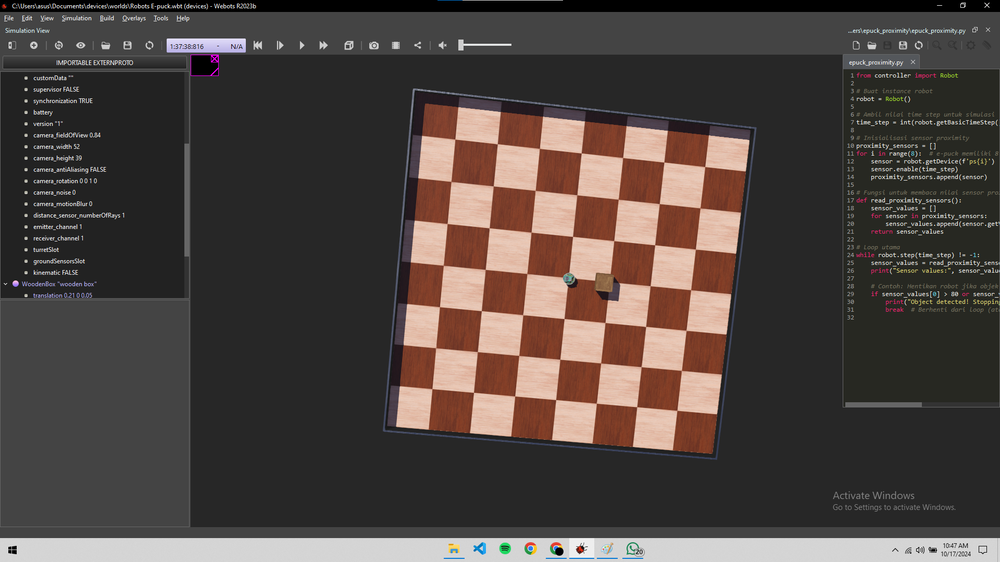
#> input picture Tugas 3/E-puck proximity.png, 1000 x 562 px, shrunk from 1920 x 1080 before the run, given in place of telu.png, which was not available
$ jupyter execute 'Week 11.ipynb'   (text cells are left out)
#> lines starting #> are read from the running program, lines starting #| are printed output that depends on the picture; after the words box and inside, x2 and y2 are one past the last pixel; in counts of white or black regions, pixels touching at a corner belong together; pictures that were not available may be replaced by others from this repository, and a replacement may not be noted
[cell 1]
import cv2
import numpy as np
import matplotlib.pyplot as plt
from sklearn.cluster import KMeans
from google.colab import files
uploaded = files.upload()
#> the answer given: E-puck proximity.png

# Function to display images
def display_image(img, title="Image"):
    plt.imshow(cv2.cvtColor(img, cv2.COLOR_BGR2RGB))
    plt.title(title)
    plt.axis('off')
    plt.show()

# Function to load an image safely
def load_image(path):
#> called with path = 'telu.png'
    image = cv2.imread(path)
#> image is the input picture: shape (562, 1000, 3); mean B, G, R 65.2, 69.1, 78.3
    if image is None:
        raise FileNotFoundError(f"Image at path '{path}' not found.")
    return image

# Load a sample image
image_path = "telu.png"  # Replace with your image path
try:
    image = load_image(image_path)
except FileNotFoundError as e:
    print(e)
    image = None

# 1. Ekstraksi Garis dengan Hough Transform
def extract_lines_hough(image):
    gray = cv2.cvtColor(image, cv2.COLOR_BGR2GRAY)
    edges = cv2.Canny(gray, 50, 150, apertureSize=3)
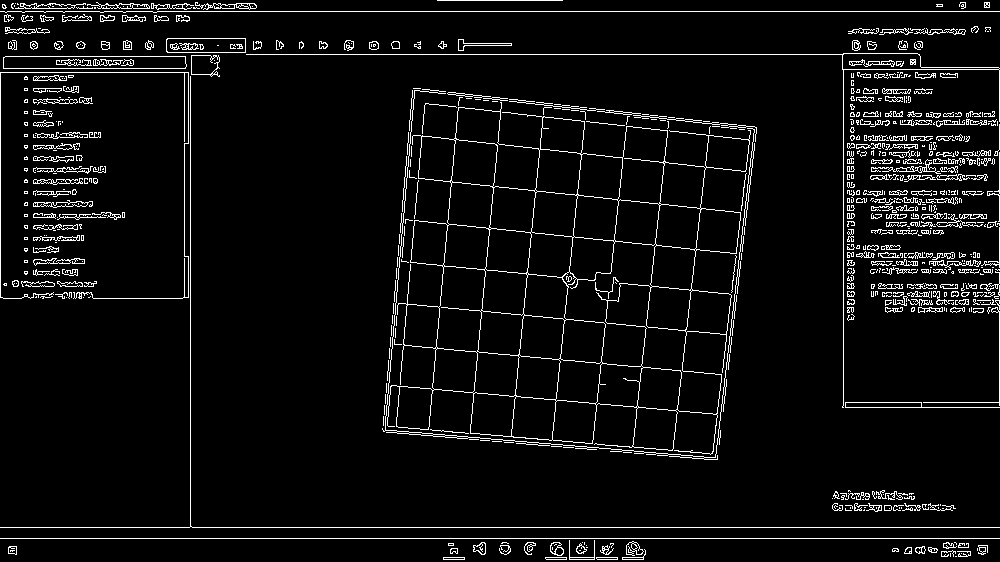
#> edges: shape (562, 1000); 5.5% white in thin lines or dots
    lines = cv2.HoughLines(edges, 1, np.pi / 180, 200)
#> lines = 29 rows, first 8: [538, 1.57], [527, 1.57], [11, 1.57], [54, 1.57], [190, 0], [843, 0], [999, 0], [175, 1.68]

    result = image.copy()
    if lines is not None:
        for rho, theta in lines[:, 0]:
            a = np.cos(theta)
            b = np.sin(theta)
            x0 = a * rho
            y0 = b * rho
            x1 = int(x0 + 1000 * (-b))
            y1 = int(y0 + 1000 * (a))
            x2 = int(x0 - 1000 * (-b))
            y2 = int(y0 - 1000 * (a))
            cv2.line(result, (x1, y1), (x2, y2), (0, 0, 255), 2)
#> this loop made 29 passes
#> (rho, theta, a, b, x0, y0, x1, y1) on passes 1 to 12: (538, 1.57, -4.37e-08, 1, -2.35e-05, 538, -1000, 537), (527, 1.57, -4.37e-08, 1, -2.3e-05, 527, -1000, 526), (11, 1.57, -4.37e-08, 1, -4.81e-07, 11, -1000, 10), (54, 1.57, -4.37e-08, 1, -2.36e-06, 54, -1000, 53), (190, 0, 1, 0, 190, 0, 190, 1000), (843, 0, 1, 0, 843, 0, 843, 1000), (999, 0, 1, 0, 999, 0, 999, 1000), (175, 1.68, -0.105, 0.995, -18.29, 174, -1012, 69), (36, 1.69, -0.122, 0.993, -4.39, 35.73, -996, -86), (390, 1.66, -0.0872, 0.996, -33.99, 388.5, -1030, 301), (594, 0.105, 0.995, 0.105, 590.7, 62.09, 486, 1056), (394, 1.66, -0.0872, 0.996, -34.34, 392.5, -1030, 305)
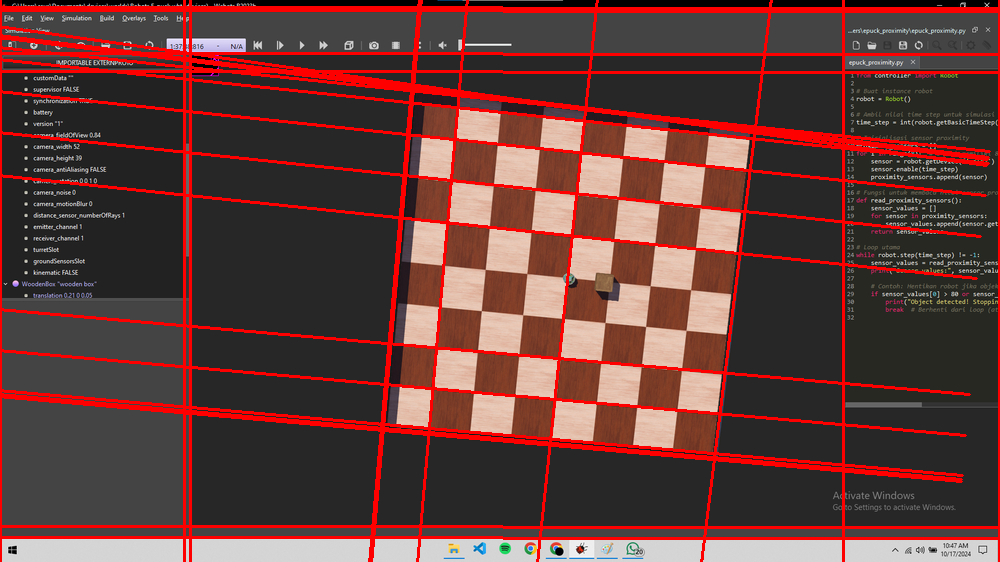
#> result: shape (562, 1000, 3); 11.68% of pixels changed, all inside (x1, y1, x2, y2) = (0, 0, 1000, 562)

    display_image(result, "Hough Transform - Lines")

# 2. Template Matching untuk Deteksi Objek
def template_matching(image, template_path):
#> called with template_path = 'telu.png'
    try:
        template = load_image(template_path)
    except FileNotFoundError as e:
        print(e)
        return

    gray = cv2.cvtColor(image, cv2.COLOR_BGR2GRAY)
    template_gray = cv2.cvtColor(template, cv2.COLOR_BGR2GRAY)
    res = cv2.matchTemplate(gray, template_gray, cv2.TM_CCOEFF_NORMED)
#> res = [1]
    min_val, max_val, min_loc, max_loc = cv2.minMaxLoc(res)
#> min_val = 1; max_val = 1; min_loc = (0, 0); max_loc = (0, 0)

    h, w = template_gray.shape
#> h = 562; w = 1000
    top_left = max_loc
#> top_left = (0, 0)
    bottom_right = (top_left[0] + w, top_left[1] + h)
#> bottom_right = (1000, 562)
    result = image.copy()
    cv2.rectangle(result, top_left, bottom_right, (255, 0, 0), 2)
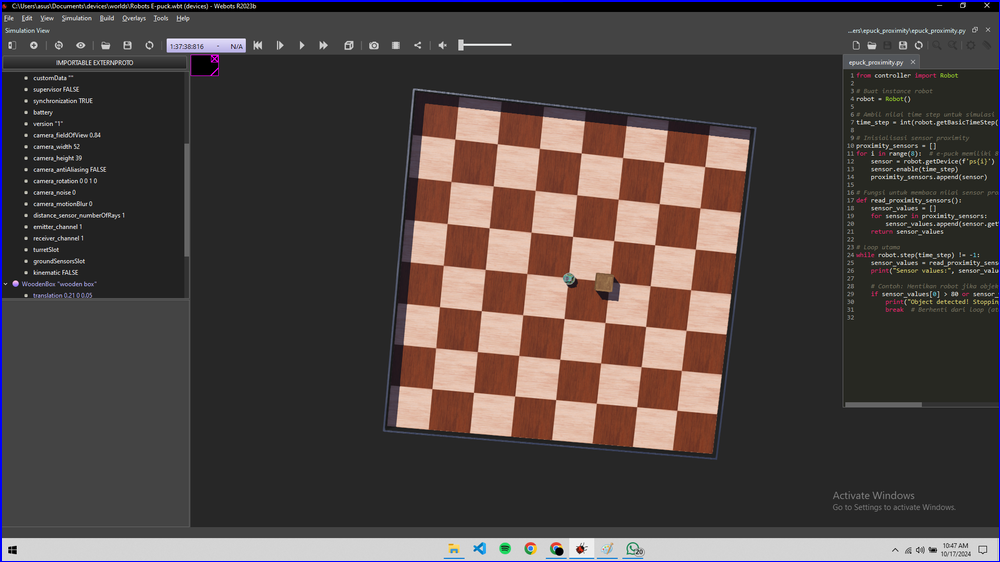
#> result: shape (562, 1000, 3); 0.83% of pixels changed, all inside (x1, y1, x2, y2) = (0, 0, 1000, 562)

    display_image(result, "Template Matching")

# 3. Pembuatan Pyramid Gambar
def create_image_pyramid(image):
    pyramid = [image]
    for i in range(3):
        image = cv2.pyrDown(image)
        pyramid.append(image)
#> this loop made 3 passes
#> pass 1, in create_image_pyramid, `image = cv2.pyrDown(image)`:
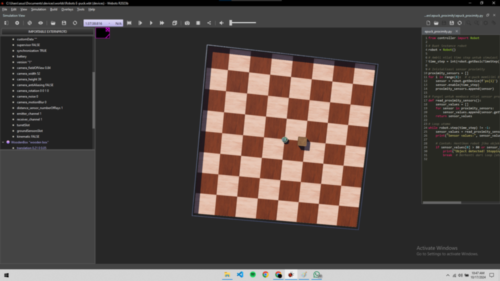
#> image: shape (281, 500, 3); mean of channels 0, 1, 2 65, 68.9, 78.1; drawn as B, G, R
#> pass 3, in create_image_pyramid, `image = cv2.pyrDown(image)`:
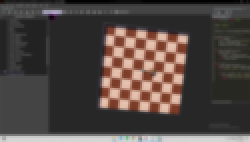
#> image: shape (71, 125, 3) (shown 2 times larger); mean of channels 0, 1, 2 65.5, 69.3, 78.4; drawn as B, G, R
#> after the loop, pyramid = 4 items

    for i, level in enumerate(pyramid):
        display_image(level, f"Pyramid Level {i}")
#> this loop made 4 passes

# 4. Deteksi Lingkaran Menggunakan Hough Transform
def detect_circles_hough(image):
    gray = cv2.cvtColor(image, cv2.COLOR_BGR2GRAY)
    gray = cv2.medianBlur(gray, 5)
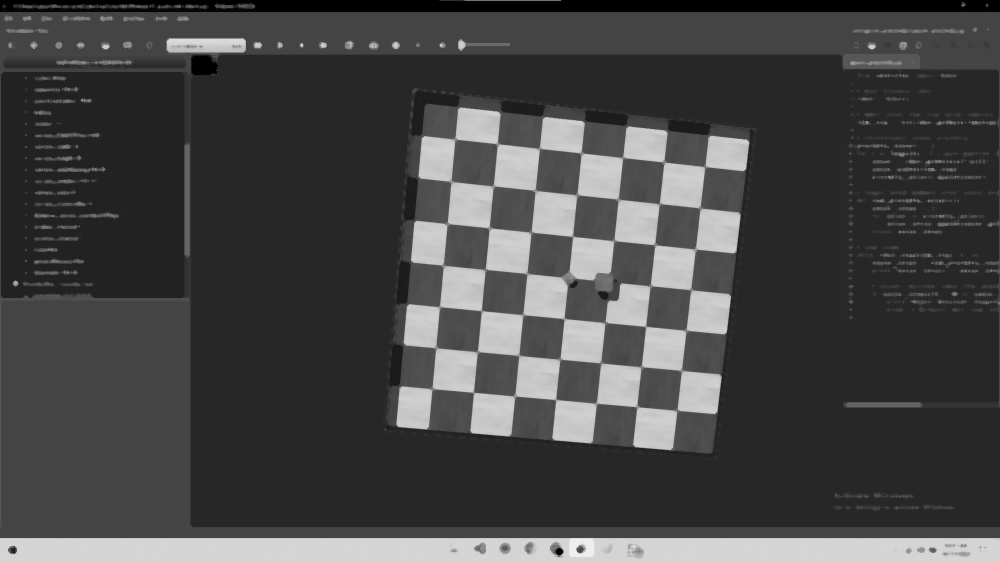
#> gray: shape (562, 1000); min 0, max 238, mean 70.3
    circles = cv2.HoughCircles(gray, cv2.HOUGH_GRADIENT, 1, 20,
                               param1=50, param2=30, minRadius=0, maxRadius=0)
#> circles = 481 rows, first 8: [806.5, 245.5, 191.9], [758.5, 366.5, 239.9], [763.5, 245.5, 234.9], [783.5, 323.5, 214.9], [761.5, 291.5, 236], [736.5, 374.5, 261.9], [337.5, 318.5, 307.3], [345.5, 228.5, 309.6]

    result = image.copy()
    if circles is not None:
        circles = np.uint16(np.around(circles))
#> circles = 481 rows, first 8: [806, 246, 192], [758, 366, 240], [764, 246, 235], [784, 324, 215], [762, 292, 236], [736, 374, 262], [338, 318, 307], [346, 228, 310]
        for i in circles[0, :]:
            cv2.circle(result, (i[0], i[1]), i[2], (0, 255, 0), 2)
            cv2.circle(result, (i[0], i[1]), 2, (0, 0, 255), 3)
#> this loop made 481 passes
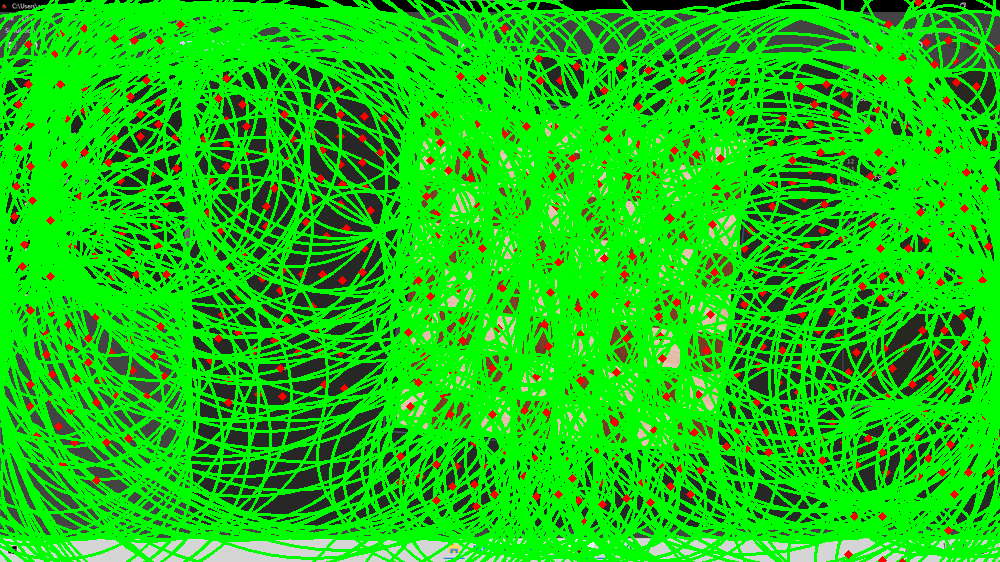
#> result: shape (562, 1000, 3); mean B, G, R 16.3, 197.6, 24.7

    display_image(result, "Hough Transform - Circles")

# 5. Ekstraksi Warna Dominan pada Gambar
def extract_dominant_color(image, k=3):
#> called with k = 3
    data = image.reshape((-1, 3))
    kmeans = KMeans(n_clusters=k)
    kmeans.fit(data)
    dominant_colors = np.array(kmeans.cluster_centers_, dtype='uint8')

    bar = np.zeros((50, 300, 3), dtype='uint8')
    steps = 300 // k
    for i, color in enumerate(dominant_colors):
        bar[:, i * steps:(i + 1) * steps, :] = color

    display_image(bar, "Dominant Colors")
#> in display_image (call 8), `plt.imshow(cv2.cvtColor(img, cv2.COLOR_BGR2RGB))`:
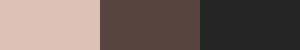
#> img: shape (50, 300, 3); mean B, G, R 93.3, 99.3, 113.7

# 6. Deteksi Kontur pada Gambar
def detect_contours(image):
    gray = cv2.cvtColor(image, cv2.COLOR_BGR2GRAY)
    blurred = cv2.GaussianBlur(gray, (5, 5), 0)
    edges = cv2.Canny(blurred, 50, 150)
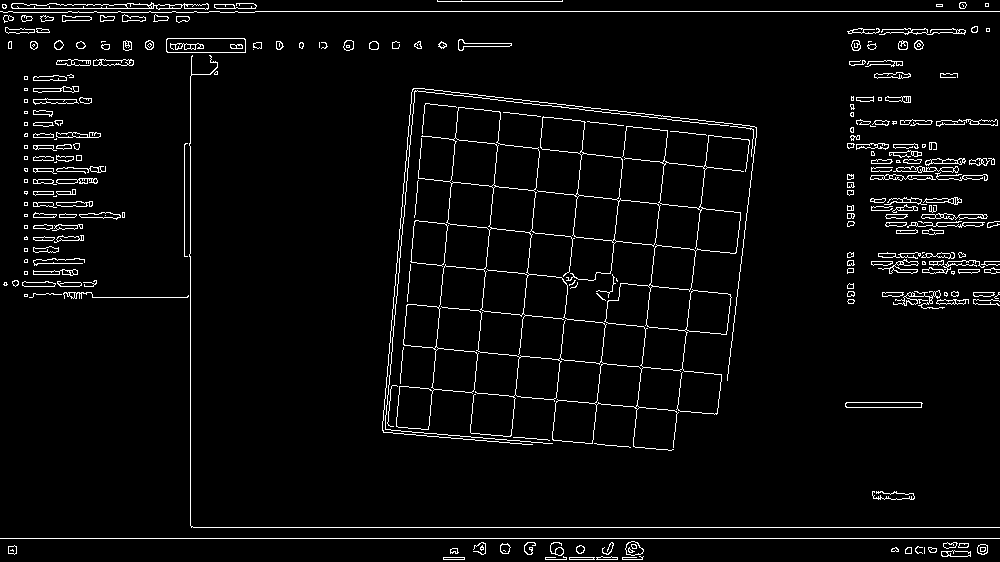
#> edges: shape (562, 1000); 4% white in thin lines or dots
    contours, _ = cv2.findContours(edges, cv2.RETR_EXTERNAL, cv2.CHAIN_APPROX_SIMPLE)
#> contours = 247 contours, 101 with area under 20; largest, box (x1, y1, x2, y2) and area: (396, 107, 750, 451) 29552, (537, 116, 661, 281) 6555, (410, 220, 449, 267) 1386, (166, 38, 246, 53) 1104, (11, 2, 209, 10) 756

    result = image.copy()
    cv2.drawContours(result, contours, -1, (0, 255, 0), 2)
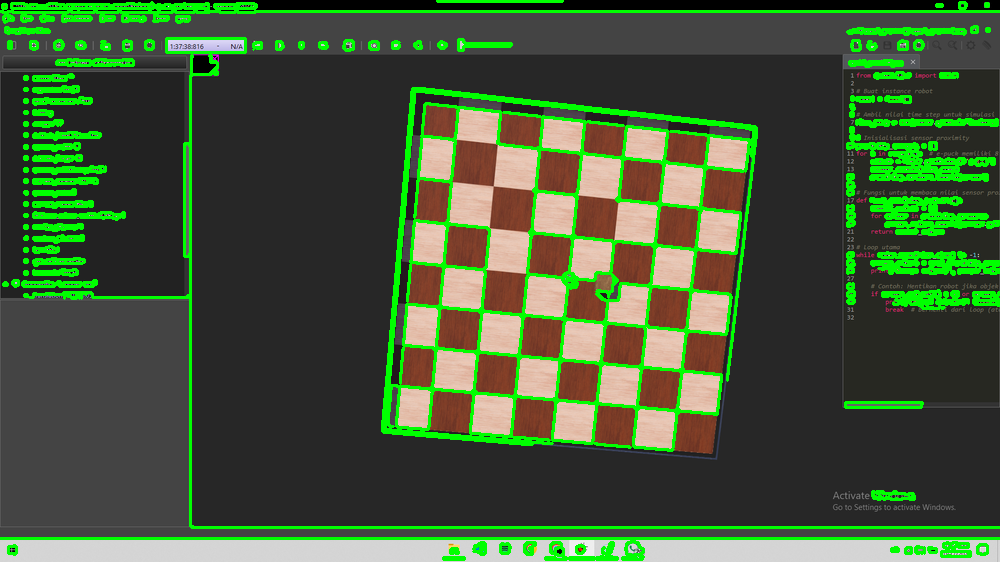
#> result: shape (562, 1000, 3); 11.49% of pixels changed, all inside (x1, y1, x2, y2) = (0, 0, 1000, 561)

    display_image(result, "Contours")

#  panggil fungsi jika gambar sudah di loaded
if image is not None:
    extract_lines_hough(image)
    template_matching(image, "telu.png")
    create_image_pyramid(image)
    detect_circles_hough(image)
    extract_dominant_color(image)
    detect_contours(image)
